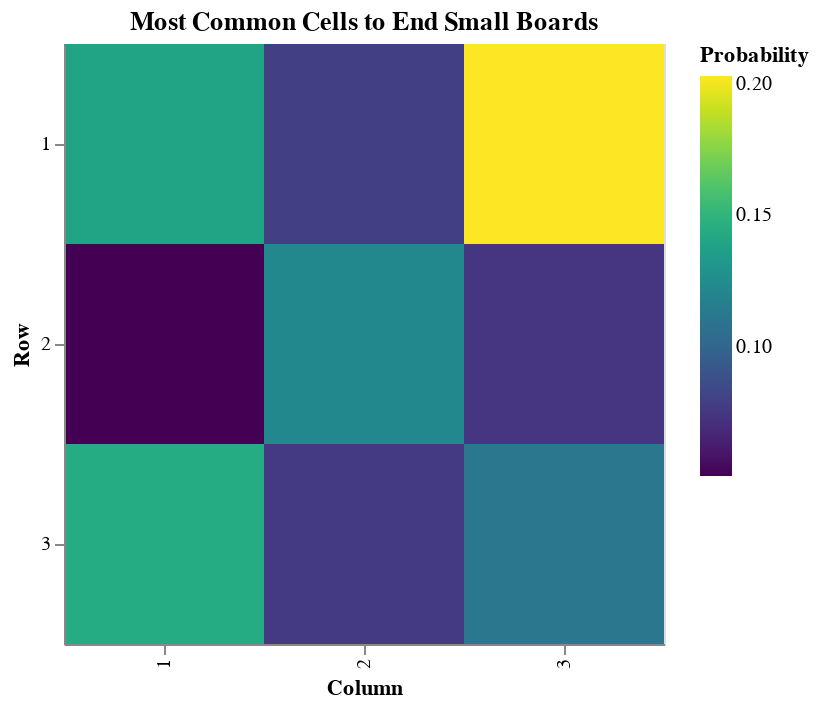

This figure's notebook cell:
### Code cell
import json
import pandas as pd
import altair as alt

# Load telemetry data from JSON file
with open('telemetry (5).json') as f:
    telemetry_data = json.load(f)

# Extract cell notations that completed smaller boards
completed_cells = [
    event['details']['cellNotation']
    for event in telemetry_data
    if event['eventType'] == 'completedSmallerBoard'
]

# Create a dataframe with the frequency of cell choices
cell_counts = pd.DataFrame(completed_cells, columns=['cellNotation'])
cell_counts['frequency'] = 1
cell_counts = cell_counts.groupby('cellNotation').sum().reset_index()

# Normalize the frequencies
total_events = cell_counts['frequency'].sum()
cell_counts['probability'] = cell_counts['frequency'] / total_events

# Expand to all cell notations (1-9) to ensure all cells are represented
all_cells = pd.DataFrame({'cellNotation': range(1, 10)})
cell_counts = pd.merge(all_cells, cell_counts, on='cellNotation', how='left').fillna(0)

# Create x and y coordinates for the heatmap
cell_counts['x'] = (cell_counts['cellNotation'] - 1) % 3 + 1
cell_counts['y'] = (cell_counts['cellNotation'] - 1) // 3 + 1

# Create the heatmap
heatmap = alt.Chart(cell_counts).mark_rect().encode(
    x=alt.X('x:O', title='Column', axis=alt.Axis(tickCount=3, grid=False)),
    y=alt.Y('y:O', title='Row', axis=alt.Axis(tickCount=3, grid=False)),
    color=alt.Color('probability:Q', title='Probability', scale=alt.Scale(scheme='viridis'))
).properties(
    width=300,
    height=300,
    title='Most Common Cells to End Small Boards'
)

# Display the heatmap
heatmap

### Figure 1 — Vega-Lite specification as saved in the notebook (floating-point values rounded to 4 significant figures)
{"config": {"view": {"continuousWidth": 300, "continuousHeight": 300}}, "data": {"name": "data-1337fabf4d8493a61d29c1f09b0b6525"}, "mark": {"type": "rect"}, "encoding": {"color": {"field": "probability", "scale": {"scheme": "viridis"}, "title": "Probability", "type": "quantitative"}, "x": {"axis": {"grid": false, "tickCount": 3}, "field": "x", "title": "Column", "type": "ordinal"}, "y": {"axis": {"grid": false, "tickCount": 3}, "field": "y", "title": "Row", "type": "ordinal"}}, "height": 300, "title": "Most Common Cells to End Small Boards", "width": 300, "$schema": "https://vega.github.io/schema/vega-lite/v5.8.0.json", "datasets": {"data-1337fabf4d8493a61d29c1f09b0b6525": [{"cellNotation": 1, "frequency": 55, "probability": 0.1396, "x": 1, "y": 1}, {"cellNotation": 2, "frequency": 31, "probability": 0.07868, "x": 2, "y": 1}, {"cellNotation": 3, "frequency": 80, "probability": 0.203, "x": 3, "y": 1}, {"cellNotation": 4, "frequency": 20, "probability": 0.05076, "x": 1, "y": 2}, {"cellNotation": 5, "frequency": 48, "probability": 0.1218, "x": 2, "y": 2}, {"cellNotation": 6, "frequency": 29, "probability": 0.0736, "x": 3, "y": 2}, {"cellNotation": 7, "frequency": 57, "probability": 0.1447, "x": 1, "y": 3}, {"cellNotation": 8, "frequency": 30, "probability": 0.07614, "x": 2, "y": 3}, {"cellNotation": 9, "frequency": 44, "probability": 0.1117, "x": 3, "y": 3}]}}
